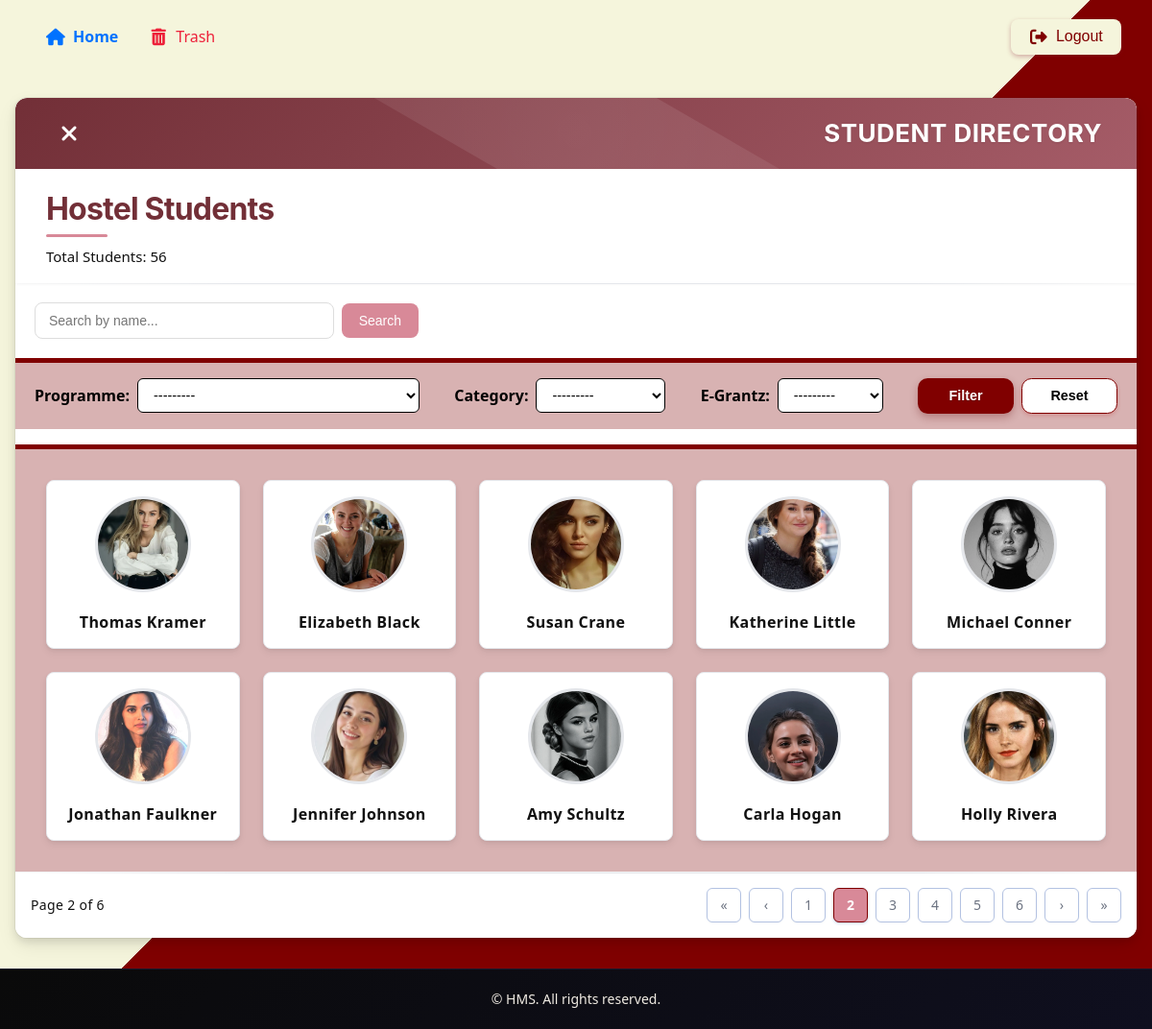
Page /get/?page=2 (signed in) on the committed database.
### hostel/models.py (models this page shows, shortened)
class Student(models.Model):
    admn_no = models.PositiveIntegerField(unique=True)
    name = models.CharField(max_length=50)
    pgm = models.ForeignKey(Programme, on_delete=models.CASCADE)
    dob = models.DateField()
    email = models.EmailField()
    photo = models.ImageField(upload_to="images/", blank=True, null=True)
    contact_regex = RegexValidator(regex=r'^\d{10}$',message="Contact number must be a 10-digit number.")
    contact = models.CharField(validators=[contact_regex], max_length=10)  # Using CharField for contact with max length 10
    date_joined = models.DateField(auto_now_add=True)
    CATEGORY_CHOICES = [
        ('GENERAL', 'GENERAL'),
        ('OBC', 'OBC'),
        ('OEC', 'OEC'),
        ('SC', 'SC'),
        ('ST', 'ST'),
    ]
    category = models.CharField(max_length=20, choices=CATEGORY_CHOICES, default='GENERAL')
    EGRANTZ_CHOICES = [
        (True, 'Yes'),
        (False, 'No'),
    ]
    E_Grantz = models.BooleanField(choices=EGRANTZ_CHOICES)

### hostel/views.py (the view)
# urls.py: path('get/',views.view_students,name='view_student'),
@group_required('warden', login_url='access_denied')  #new
def view_students(request):
    try:
        stud = Student.objects.select_related('pgm').order_by('id')
        students_filter = studentFilter(request.GET, queryset=stud)
        filtered_students = students_filter.qs
        search_query = request.GET.get('search', '')
        if search_query:
            filtered_students = filtered_students.filter(name__icontains=search_query)
        total_students = filtered_students.count()
        paginator = Paginator(filtered_students, 10)
        page_number = request.GET.get('page')
        page_obj = paginator.get_page(page_number)
        if not filtered_students.exists():
            messages.error(request, "Currently there are no students")
        return render(request, 'hostel/students.html', {
            'filter': students_filter,
            'page_obj': page_obj,
            'total_students': total_students,
            'search_query': search_query,
            'student':stud
        })
    except Exception:
        return render(request,'hostel/error.html')

### hostel/context_processors.py (called while the page is built)
def group_processor(request):
    if request.user.is_authenticated:
        is_warden_group = request.user.groups.filter(name='warden').exists()
        is_secretary_group = request.user.groups.filter(name='secretary').exists()  # Adjust as needed
    else:
        is_warden_group = False
        is_secretary_group = False
    return {
        'is_warden_group': is_warden_group,
        'is_secretary_group': is_secretary_group,
    }

### hostel/models.py (called while the page is built)
    def __str__(self):
        return self.pgm_name

### hostel/templates/hostel/students.html (shortened to what this page needs)
{% extends 'hostel/base.html' %}
{% load static %}
{% block style %}
<link rel="stylesheet" href="{% static 'styles/students.css' %}">
{% endblock %}
{% block content %}
<section class="main">
    <div class="wrap">
        <div class="card">
            <div class="card-header">
                <div class="title-wrap">
                    <div class="header-links">
                        <a href="{% url 'student_dashboard' %}" class="icon-close" title="Back to Dashboard">
                            <i class="fas fa-times"></i>
                        </a>
                    </div>
                    <h1 class="card-title">Student Directory</h1>
                </div>
            </div>
            <div class="student-header">
                <h1>Hostel Students</h1>
                <p class="student-count">Total Students: {{ total_students }}</p>
            </div>
           <form method="get" class="search-bar">
                <input type="text" name="search" placeholder="Search by name..." value="{{ search_query }}">
                <button type="submit">Search</button>
            </form>
            <form method="get" action="{% url 'view_student' %}" class="filter-form">
                <div class="filter-controls">
                    <div class="filter-group">
                        <label for="id_pgm">Programme:</label>
                        {{ filter.form.pgm }}
                    </div>
                    <div class="filter-group">
                        <label for="id_category">Category:</label>
                        {{ filter.form.category }}
                    </div>
                    <div class="filter-group">
                        <label for="id_E_Grantz">E-Grantz:</label>
                        {{ filter.form.E_Grantz }}
                    </div>
                    <div class="filter-actions">
                        <button type="submit" class="btn btn-primary">Filter</button>
                        <button type="reset" class="btn btn-secondary" onclick="resetFilters()">Reset</button>
                    </div>
                </div>
            </form>
            <div class="students-grid">
            {% for student in page_obj %}
                <a href="{% url 'view_details' student.id %}" class="student-card">
                <div class="student-photo-container">
                    {% if student.photo %}
                    <img src="{{ student.photo.url }}" alt="{{ student.name }}" class="student-photo">
                    {% else %}
                    <span>No photo available</span>
                    {% endif %}
                </div>
                <div class="student-name">{{ student.name }}</div>
                </a>
            {% empty %}
                <div class="no-students">
                No students found.
                </div>
            {% endfor %}
            </div>
            <nav class="pagination" role="navigation" aria-label="Pagination">
                <div class="muted-small">
                    <span>Page {{ page_obj.number }} of {{ page_obj.paginator.num_pages }}</span>
                </div>
                <div class="pager">
                    {% if page_obj.has_previous %}
                        <a href="?page=1" class="page-btn" aria-label="First page">«</a>
                        <a href="?page={{ page_obj.previous_page_number }}" class="page-btn" aria-label="Previous page">‹</a>
                    {% else %}
                        <span class="page-btn" disabled>«</span>
                        <span class="page-btn" disabled>‹</span>
                    {% endif %}
                    {% for num in page_obj.paginator.page_range %}
                        {% if page_obj.number == num %}
                            <span class="page-btn current" aria-current="page">{{ num }}</span>
                        {% else %}
                            <a href="?page={{ num }}" class="page-btn" aria-label="Page {{ num }}">{{ num }}</a>
                        {% endif %}
                    {% endfor %}
                    {% if page_obj.has_next %}
                        <a href="?page={{ page_obj.next_page_number }}" class="page-btn" aria-label="Next page">›</a>
                        <a href="?page={{ page_obj.paginator.num_pages }}" class="page-btn" aria-label="Last page">»</a>
                    {% else %}
                        <span class="page-btn" disabled>›</span>
                        <span class="page-btn" disabled>»</span>
                    {% endif %}
                </div>
            </nav>
        </div>
    </div>
</section>
{% endblock %}

### hostel/static/styles/base.css (style rules this page uses)
* { margin: 0; padding: 0; box-sizing: border-box; }
html, body { height: 100%; }
body { font-family: "Segoe UI", Tahoma, Geneva, Verdana, sans-serif; line-height: 1.6; color: #333; background-color: white; display: flex; flex-direction: column; padding-top: 70px; }

### rows in the picture
Student: photo (picture), name "Thomas Kramer"
Student: photo (picture), name "Elizabeth Black"
Student: photo (picture), name "Susan Crane"
Student: photo (picture), name "Katherine Little"
Student: photo (picture), name "Michael Conner"
Student: photo (picture), name "Jonathan Faulkner"
Student: photo (picture), name "Jennifer Johnson"
Student: photo (picture), name "Amy Schultz"
Student: photo (picture), name "Carla Hogan"
Student: photo (picture), name "Holly Rivera"

### other values in the picture
{{ total_students }} "56"
{{ page_obj.number }} "2"
{{ page_obj.paginator.num_pages }} "6"
{{ num }} "1" "3" "4" "5" "6"
{{ num }} "2"
